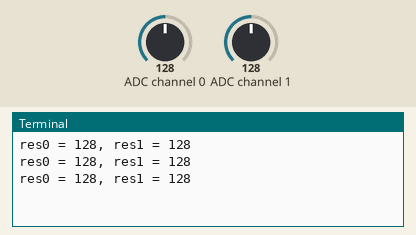
Simulated run of this program. Board: Raspberry Pi (header pin numbers). On the bench: the last lines printed to the terminal. Inputs (shaded band) come from the test bench; at power-on: ADC channel 0 = 128, ADC channel 1 = 128 (analog values on the 0–255 scale).

Above: at 1.2 s.
1.3 s: ADC channel 0 set to 178
At 1.87 s:
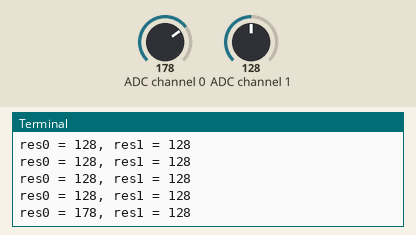
2.8 s: ADC channel 1 set to 178
At 3.08 s:
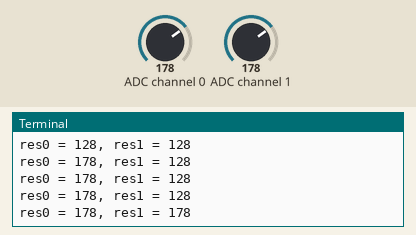
4.3 s: ADC channel 0 set to 224
At 4.69 s:
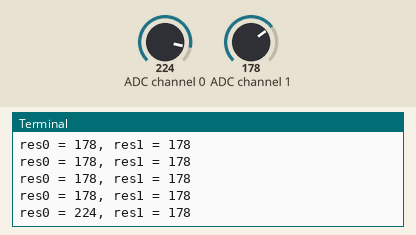
5.8 s: ADC channel 1 set to 224
At 5.89 s:
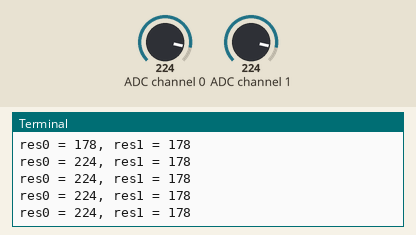
Timing chart, 0 to 8.3 s (numbered marks = the images above; inputs shaded):
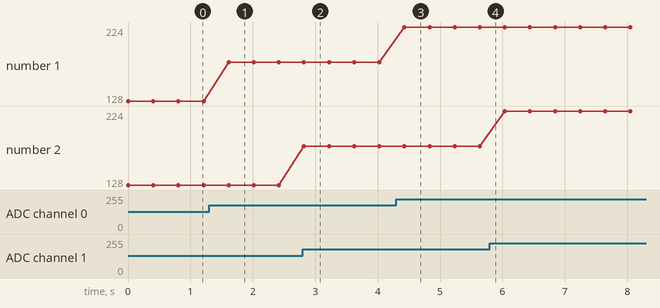

Measured:
- after the input at 1.3 s, the terminal: prints a new line after 0.31 s (image 1)
- after the input at 2.8 s, the terminal: prints a new line at once (image 2)
- after the input at 4.3 s, the terminal: prints a new line after 0.13 s (image 3)
- plotted number 1: 128 → 178 after the input at 1.3 s, 178 → 224 after the input at 4.3 s

The program:

ADC0832_tmp.py
```python
#!/usr/bin/env python
#-----------------------------------------------------
#
#		This is a program for all ADC Module. It
#	convert analog singnal to digital signal.
#
#		This program is most analog signal modules'
#	dependency. Use it like this:
#		`import ADC0832`
#		`sig = ADC0832.getResult(chn)`
#
#	*'chn' should be 0 or 1 represent for ch0 or ch1
#	on ADC0832
#
#		  ACD1302				  Pi
#			CS ---------------- Pin 11
#			CLK --------------- Pin 13
#			DI ---------------- Pin 12

#			VCC ----------------- 3.3V
#			GND ------------------ GND
#
#-----------------------------------------------------
import RPi.GPIO as GPIO
import time

ADC_CS  = 11
ADC_CLK = 12
ADC_DIO = 13

# using default pins for backwards compatibility
def setup(cs=ADC_CS,clk=ADC_CLK,dio=ADC_DIO):
	global ADC_CS, ADC_CLK, ADC_DIO
	ADC_CS=cs
	ADC_CLK=clk
	ADC_DIO=dio
	GPIO.setwarnings(False)
	GPIO.setmode(GPIO.BOARD)    		# Number GPIOs by its physical location
	GPIO.setup(ADC_CS, GPIO.OUT)		# Set pins' mode is output
	GPIO.setup(ADC_CLK, GPIO.OUT)		# Set pins' mode is output

def destroy():
	GPIO.cleanup()

# using channel = 0 as default for backwards compatibility
def getResult(channel=0):     				# Get ADC result, input channal
		GPIO.setup(ADC_DIO, GPIO.OUT)
		GPIO.output(ADC_CS, 0)

		GPIO.output(ADC_CLK, 0)
		GPIO.output(ADC_DIO, 1);  time.sleep(0.000002)
		GPIO.output(ADC_CLK, 1);  time.sleep(0.000002)
		GPIO.output(ADC_CLK, 0)

		GPIO.output(ADC_DIO, 1);  time.sleep(0.000002)
		GPIO.output(ADC_CLK, 1);  time.sleep(0.000002)
		GPIO.output(ADC_CLK, 0)

		GPIO.output(ADC_DIO, channel);  time.sleep(0.000002)

		GPIO.output(ADC_CLK, 1)
		GPIO.output(ADC_DIO, 1);  time.sleep(0.000002)
		GPIO.output(ADC_CLK, 0)
		GPIO.output(ADC_DIO, 1);  time.sleep(0.000002)

		dat1 = 0
		for i in range(0, 8):
			GPIO.output(ADC_CLK, 1);  time.sleep(0.000002)
			GPIO.output(ADC_CLK, 0);  time.sleep(0.000002)
			GPIO.setup(ADC_DIO, GPIO.IN)
			dat1 = dat1 << 1 | GPIO.input(ADC_DIO)

		dat2 = 0
		for i in range(0, 8):
			dat2 = dat2 | GPIO.input(ADC_DIO) << i
			GPIO.output(ADC_CLK, 1);  time.sleep(0.000002)
			GPIO.output(ADC_CLK, 0);  time.sleep(0.000002)

		GPIO.output(ADC_CS, 1)
		GPIO.setup(ADC_DIO, GPIO.OUT)

		if dat1 == dat2:
			return dat1
		else:
			return 0

def getResult1():
    return getResult(1)


def loop():
	while True:
		res0 = getResult(0)
		res1 = getResult(1)
		print 'res0 = %d, res1 = %d' % (res0,res1)
		time.sleep(0.4)

if __name__ == '__main__':		# Program start from here
	setup()
	try:
		loop()
	except KeyboardInterrupt:  	# When 'Ctrl+C' is pressed, the child program destroy() will be  executed.
		destroy()
```
